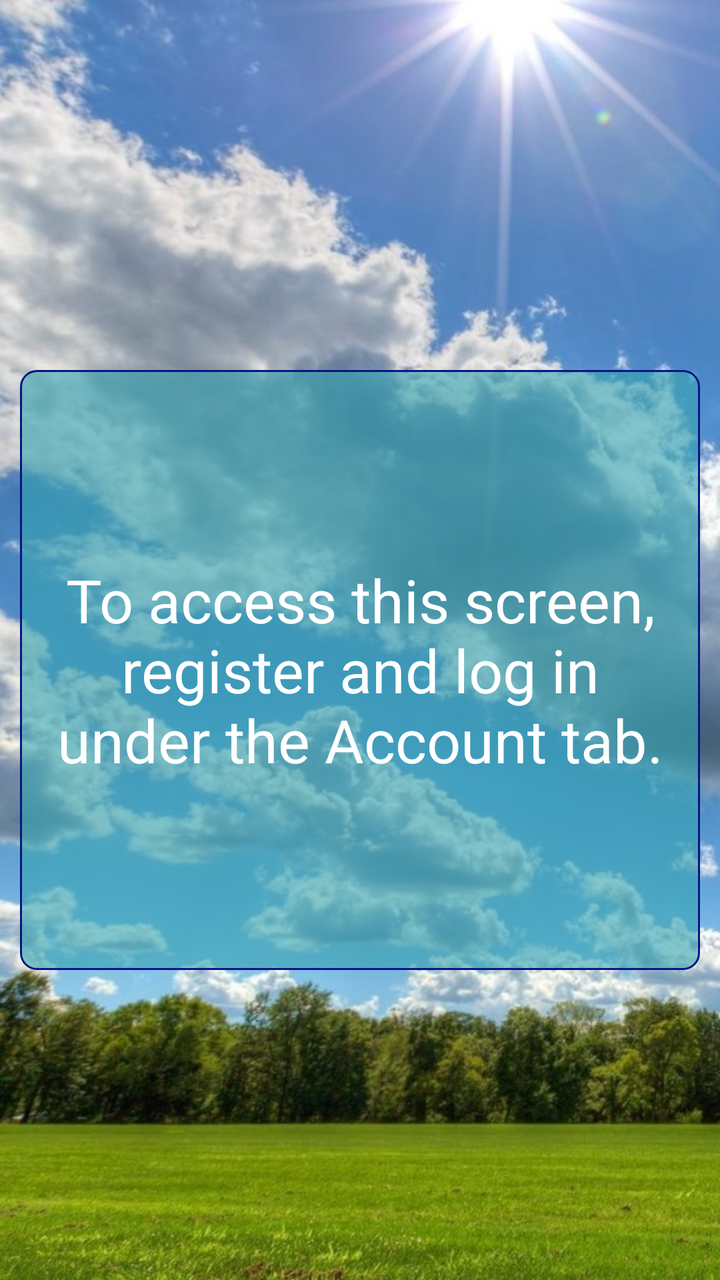
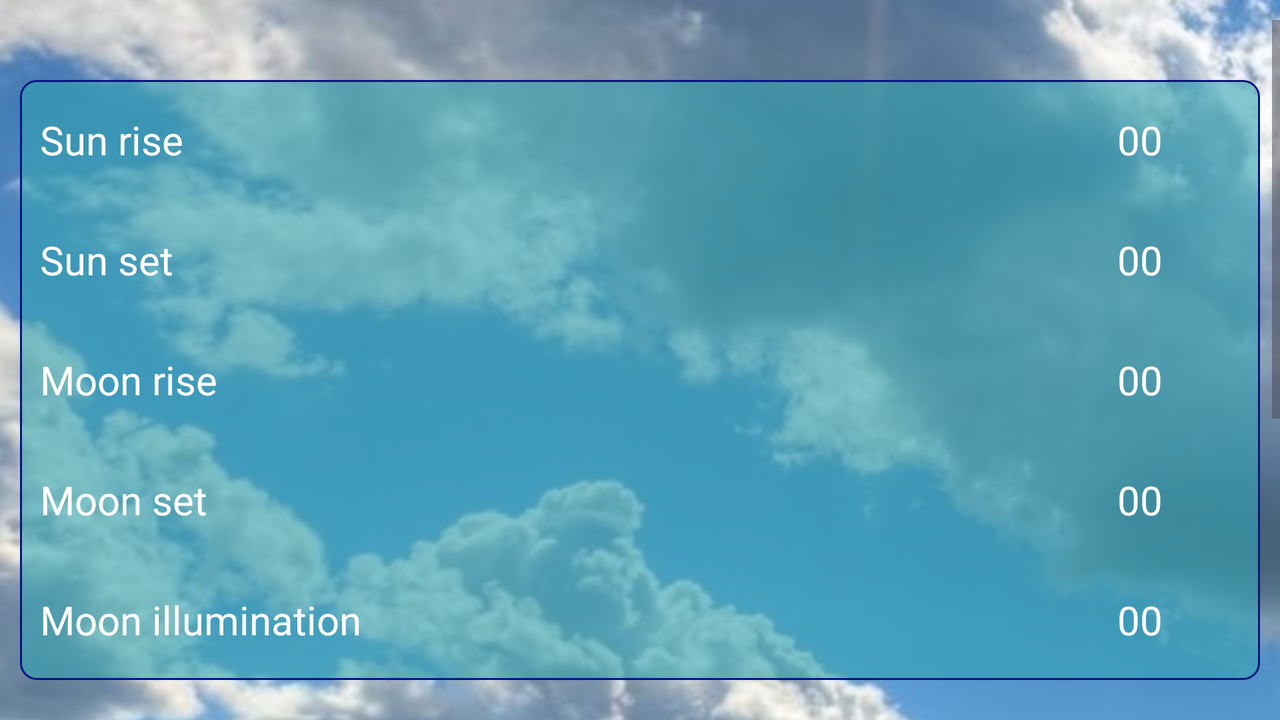

The same Android screen from two of the app's own layout files: first res/layout/ as a phone draws it, then the repository's variant for another configuration, drawn on a device whose configuration selects that folder. Both files follow.
<!-- AndroidManifest.xml: application theme Theme.WeatherAppDiplom -->
<!-- res/layout/fragment_astro.xml -->
<?xml version="1.0" encoding="utf-8"?>
<androidx.constraintlayout.widget.ConstraintLayout xmlns:android="http://schemas.android.com/apk/res/android"
    xmlns:app="http://schemas.android.com/apk/res-auto"
    xmlns:tools="http://schemas.android.com/tools"
    android:layout_width="match_parent"
    android:layout_height="match_parent"
    android:background="@drawable/background_weather_day"
    tools:context=".ui.AstroFragment">

    <TextView
        android:id="@+id/moonHelper"
        android:layout_width="wrap_content"
        android:layout_height="wrap_content"
        android:visibility="gone"
        app:layout_constraintEnd_toEndOf="parent"
        app:layout_constraintTop_toTopOf="parent"
        tools:text="222" />

    <FrameLayout
        android:id="@+id/frame_layout_top"
        style="@style/data_card"
        android:layout_width="match_parent"
        android:layout_height="300dp"
        android:visibility="gone"
        app:layout_constraintEnd_toEndOf="parent"
        app:layout_constraintStart_toStartOf="parent"
        app:layout_constraintTop_toTopOf="parent">

        <FrameLayout
            android:id="@+id/info_frame_top"
            android:layout_width="match_parent"
            android:layout_height="match_parent"
            android:visibility="gone">

            <LinearLayout
                android:layout_width="match_parent"
                android:layout_height="match_parent"
                android:orientation="vertical">

                <FrameLayout
                    android:layout_width="match_parent"
                    android:layout_height="wrap_content"
                    android:layout_weight="1">

                    <TextView
                        style="@style/parameter_name"
                        android:layout_width="wrap_content"
                        android:layout_height="wrap_content"
                        android:text="@string/sun_rise" />

                    <TextView
                        android:id="@+id/sun_rise_value"
                        style="@style/parameter_value"
                        android:layout_width="100dp"
                        android:layout_height="wrap_content"
                        tools:text="00" />

                </FrameLayout>

                <FrameLayout
                    android:layout_width="match_parent"
                    android:layout_height="wrap_content"
                    android:layout_weight="1">

                    <TextView
                        style="@style/parameter_name"
                        android:layout_width="wrap_content"
                        android:layout_height="wrap_content"
                        android:text="@string/sun_set" />

                    <TextView
                        android:id="@+id/sun_set_value"
                        style="@style/parameter_value"
                        android:layout_width="100dp"
                        android:layout_height="wrap_content"
                        tools:text="00" />

                </FrameLayout>

                <FrameLayout
                    android:layout_width="match_parent"
                    android:layout_height="wrap_content"
                    android:layout_weight="1">

                    <TextView
                        style="@style/parameter_name"
                        android:layout_width="wrap_content"
                        android:layout_height="wrap_content"
                        android:text="@string/moon_rise" />

                    <TextView
                        android:id="@+id/moon_rise_value"
                        style="@style/parameter_value"
                        android:layout_width="100dp"
                        android:layout_height="wrap_content"
                        tools:text="00" />

                </FrameLayout>

                <FrameLayout
                    android:layout_width="match_parent"
                    android:layout_height="wrap_content"
                    android:layout_weight="1">

                    <TextView
                        style="@style/parameter_name"
                        android:layout_width="wrap_content"
                        android:layout_height="wrap_content"
                        android:text="@string/moon_set" />

                    <TextView
                        android:id="@+id/moon_set_value"
                        style="@style/parameter_value"
                        android:layout_width="100dp"
                        android:layout_height="wrap_content"
                        tools:text="00" />

                </FrameLayout>

                <FrameLayout
                    android:layout_width="match_parent"
                    android:layout_height="wrap_content"
                    android:layout_weight="1">

                    <TextView
                        style="@style/parameter_name"
                        android:layout_width="wrap_content"
                        android:layout_height="wrap_content"
                        android:text="@string/moon_illumination" />

                    <TextView
                        android:id="@+id/moon_illumination_value"
                        style="@style/parameter_value"
                        android:layout_width="100dp"
                        android:layout_height="wrap_content"
                        tools:text="00" />

                </FrameLayout>
            </LinearLayout>
        </FrameLayout>

        <FrameLayout
            android:id="@+id/error_frame_top"
            android:layout_width="match_parent"
            android:layout_height="match_parent"
            android:visibility="gone">

            <ImageView
                android:layout_width="wrap_content"
                android:layout_height="wrap_content"
                android:layout_gravity="center"
                android:src="@drawable/ic_error_outline_96" />
        </FrameLayout>

        <ProgressBar
            android:id="@+id/progress_top"
            android:layout_width="wrap_content"
            android:layout_height="wrap_content"
            android:layout_gravity="center"
            android:indeterminateTint="@color/white"
            android:visibility="gone" />

        <FrameLayout
            android:id="@+id/error_internet_frame_top"
            android:layout_width="match_parent"
            android:layout_height="match_parent"
            android:visibility="gone">

            <ImageView
                android:layout_width="wrap_content"
                android:layout_height="wrap_content"
                android:layout_gravity="center"
                android:src="@drawable/ic_no_internet_96" />
        </FrameLayout>

    </FrameLayout>

    <FrameLayout
        android:id="@+id/frame_layout_bottom"
        style="@style/data_card"
        android:layout_width="match_parent"
        android:layout_height="220dp"
        android:visibility="gone"
        app:layout_constraintEnd_toEndOf="parent"
        app:layout_constraintStart_toStartOf="parent"
        app:layout_constraintTop_toBottomOf="@+id/frame_layout_top">

        <FrameLayout
            android:id="@+id/info_frame_bottom"
            android:layout_width="match_parent"
            android:layout_height="match_parent"
            android:visibility="gone">

            <TextView
                android:id="@+id/moon_phase_value"
                android:layout_width="match_parent"
                android:layout_height="wrap_content"
                android:layout_marginTop="@dimen/common_spacing"
                android:gravity="center"
                android:textColor="@color/white"
                android:textSize="30sp"
                android:textStyle="italic"
                tools:text="Значение Фазы" />

            <ImageView
                android:id="@+id/moon_phase_image"
                android:layout_width="100dp"
                android:layout_height="100dp"
                android:layout_gravity="center|bottom"
                android:layout_marginBottom="@dimen/large_spacing"
                android:contentDescription="@string/moon_phase_description"
                tools:src="@drawable/waning_crescent" />

        </FrameLayout>

        <FrameLayout
            android:id="@+id/error_frame_bottom"
            android:layout_width="match_parent"
            android:layout_height="match_parent"
            android:visibility="gone">

            <TextView
                android:layout_width="wrap_content"
                android:layout_height="wrap_content"
                android:layout_gravity="center"
                android:layout_marginStart="@dimen/common_spacing"
                android:layout_marginEnd="@dimen/common_spacing"
                android:gravity="center"
                android:text="@string/error_city_name"
                android:textColor="@color/white"
                android:textSize="25sp" />

        </FrameLayout>

        <FrameLayout
            android:id="@+id/error_internet_frame_bottom"
            android:layout_width="match_parent"
            android:layout_height="match_parent"
            android:visibility="gone">

            <TextView
                android:layout_width="wrap_content"
                android:layout_height="wrap_content"
                android:layout_gravity="center"
                android:layout_marginStart="@dimen/common_spacing"
                android:layout_marginEnd="@dimen/common_spacing"
                android:gravity="center"
                android:text="@string/internet_error"
                android:textColor="@color/white"
                android:textSize="22sp" />
        </FrameLayout>

        <ProgressBar
            android:id="@+id/progress_bottom"
            android:layout_width="wrap_content"
            android:layout_height="wrap_content"
            android:layout_gravity="center"
            android:indeterminateTint="@color/white"
            android:visibility="gone" />

    </FrameLayout>

    <FrameLayout
        android:id="@+id/no_access_card_astro_fragment"
        style="@style/data_card"
        android:layout_width="match_parent"
        android:layout_height="300dp"
        android:visibility="visible"
        app:layout_constraintBottom_toBottomOf="parent"
        app:layout_constraintEnd_toEndOf="parent"
        app:layout_constraintStart_toStartOf="parent"
        app:layout_constraintTop_toTopOf="parent">

        <TextView
            android:layout_width="wrap_content"
            android:layout_height="wrap_content"
            android:layout_gravity="center"
            android:layout_marginStart="@dimen/common_spacing"
            android:layout_marginEnd="@dimen/common_spacing"
            android:gravity="center"
            android:text="@string/no_access_text"
            android:textColor="@color/white"
            android:textSize="30sp" />
    </FrameLayout>

</androidx.constraintlayout.widget.ConstraintLayout>
<!-- resources referenced by this layout -->
<resources>
  <color name="white">#FFFFFFFF</color>
  <dimen name="common_spacing">10dp</dimen>
  <dimen name="large_spacing">30dp</dimen>
  <!-- drawable background_weather_day: jpg bitmap (drawable, 129926 bytes) -->
  <!-- drawable ic_error_outline_96 (drawable) -->
  <vector android:height="96dp" android:tint="#FFFFFF"
      android:viewportHeight="24" android:viewportWidth="24"
      android:width="96dp" xmlns:android="http://schemas.android.com/apk/res/android">
      <path android:fillColor="@android:color/white" android:pathData="M11,15h2v2h-2zM11,7h2v6h-2zM11.99,2C6.47,2 2,6.48 2,12s4.47,10 9.99,10C17.52,22 22,17.52 22,12S17.52,2 11.99,2zM12,20c-4.42,0 -8,-3.58 -8,-8s3.58,-8 8,-8 8,3.58 8,8 -3.58,8 -8,8z"/>
  </vector>
  <!-- drawable ic_no_internet_96 (drawable) -->
  <vector android:height="96dp" android:tint="#FFFFFF"
      android:viewportHeight="24" android:viewportWidth="24"
      android:width="96dp" xmlns:android="http://schemas.android.com/apk/res/android">
      <path android:fillColor="@android:color/white" android:pathData="M24,8.98C20.93,5.9 16.69,4 12,4C7.31,4 3.07,5.9 0,8.98L12,21v-9h8.99L24,8.98zM19.59,14l-2.09,2.09L15.41,14L14,15.41l2.09,2.09L14,19.59L15.41,21l2.09,-2.08L19.59,21L21,19.59l-2.08,-2.09L21,15.41L19.59,14z"/>
  </vector>
  <string name="error_city_name">Incorrect city name! Try again!</string>
  <string name="internet_error">Houston, we have a problem! Looks like there is a problem with the internet!</string>
  <string name="moon_illumination">Moon illumination</string>
  <string name="moon_phase_description">Moon phase</string>
  <string name="moon_rise">Moon rise</string>
  <string name="moon_set">Moon set</string>
  <string name="no_access_text">To access this screen, register and log in under the Account tab.</string>
  <string name="sun_rise">Sun rise</string>
  <string name="sun_set">Sun set</string>
  <style name="data_card">
          <item name="android:layout_marginStart">@dimen/common_spacing</item>
          <item name="android:layout_marginTop">@dimen/large_spacing</item>
          <item name="android:layout_marginEnd">@dimen/common_spacing</item>
          <item name="android:background">@drawable/border</item>
      </style>
  <style name="parameter_name">
          <item name="android:textColor">@color/white</item>
          <item name="android:textSize">20sp</item>
          <item name="android:layout_gravity">start|center</item>
          <item name="android:layout_marginStart">@dimen/common_spacing</item>
      </style>
  <style name="parameter_value">
          <item name="android:textColor">@color/white</item>
          <item name="android:textSize">20sp</item>
          <item name="android:layout_gravity">end|center</item>
          <item name="android:gravity">center</item>
          <item name="android:layout_marginEnd">@dimen/common_spacing</item>
      </style>
  <style name="Theme.WeatherAppDiplom" parent="Base.Theme.WeatherAppDiplom" />
  <!-- drawable border (drawable) -->
  <?xml version="1.0" encoding="utf-8"?>
  <selector
  xmlns:android="http://schemas.android.com/apk/res/android">
  <item>
      <shape android:shape="rectangle">
          <solid android:color="@color/sea_transparent"/>
          <corners android:radius="8dp"/>
          <stroke android:width="1dp"
              android:color="@color/blue"/>
      </shape>
  </item>
  </selector>
  <style name="Base.Theme.WeatherAppDiplom" parent="Theme.Material3.DayNight.NoActionBar">
          
          
      </style>
  <color name="sea_transparent">#9934A4B3</color>
  <color name="blue">#081583</color>
</resources>
<!-- res/layout-land/fragment_astro.xml (the repository's variant of the layout above) -->
<!-- drawn on the phone turned sideways -->
<?xml version="1.0" encoding="utf-8"?>
<androidx.constraintlayout.widget.ConstraintLayout xmlns:android="http://schemas.android.com/apk/res/android"
    xmlns:app="http://schemas.android.com/apk/res-auto"
    xmlns:tools="http://schemas.android.com/tools"
    android:layout_width="match_parent"
    android:layout_height="match_parent"
    tools:context=".ui.AstroFragment">

    <ImageView
        android:layout_width="match_parent"
        android:layout_height="match_parent"
        android:scaleType="centerCrop"
        android:src="@drawable/background_weather_day" />

    <TextView
        android:id="@+id/moonHelper"
        android:layout_width="wrap_content"
        android:layout_height="wrap_content"
        android:visibility="gone"
        app:layout_constraintEnd_toEndOf="parent"
        app:layout_constraintTop_toTopOf="parent"
        tools:text="222" />

    <ScrollView
        android:id="@+id/scroll_view"
        android:layout_width="match_parent"
        android:layout_height="0dp"
        android:layout_marginTop="@dimen/common_spacing"
        android:layout_marginBottom="@dimen/common_spacing"
        app:layout_constraintBottom_toBottomOf="parent"
        app:layout_constraintEnd_toEndOf="parent"
        app:layout_constraintStart_toStartOf="parent"
        app:layout_constraintTop_toTopOf="parent">

        <androidx.constraintlayout.widget.ConstraintLayout
            android:layout_width="match_parent"
            android:layout_height="wrap_content">

            <FrameLayout
                android:id="@+id/frame_layout_top"
                style="@style/data_card"
                android:layout_width="match_parent"
                android:layout_height="300dp"
                android:visibility="visible"
                app:layout_constraintEnd_toEndOf="parent"
                app:layout_constraintStart_toStartOf="parent"
                app:layout_constraintTop_toTopOf="parent">

                <FrameLayout
                    android:id="@+id/info_frame_top"
                    android:layout_width="match_parent"
                    android:layout_height="match_parent"
                    android:visibility="visible">

                    <LinearLayout
                        android:layout_width="match_parent"
                        android:layout_height="match_parent"
                        android:orientation="vertical">

                        <FrameLayout
                            android:layout_width="match_parent"
                            android:layout_height="wrap_content"
                            android:layout_weight="1">

                            <TextView
                                style="@style/parameter_name"
                                android:layout_width="wrap_content"
                                android:layout_height="wrap_content"
                                android:text="@string/sun_rise" />

                            <TextView
                                android:id="@+id/sun_rise_value"
                                style="@style/parameter_value"
                                android:layout_width="100dp"
                                android:layout_height="wrap_content"
                                tools:text="00" />

                        </FrameLayout>

                        <FrameLayout
                            android:layout_width="match_parent"
                            android:layout_height="wrap_content"
                            android:layout_weight="1">

                            <TextView
                                style="@style/parameter_name"
                                android:layout_width="wrap_content"
                                android:layout_height="wrap_content"
                                android:text="@string/sun_set" />

                            <TextView
                                android:id="@+id/sun_set_value"
                                style="@style/parameter_value"
                                android:layout_width="100dp"
                                android:layout_height="wrap_content"
                                tools:text="00" />

                        </FrameLayout>

                        <FrameLayout
                            android:layout_width="match_parent"
                            android:layout_height="wrap_content"
                            android:layout_weight="1">

                            <TextView
                                style="@style/parameter_name"
                                android:layout_width="wrap_content"
                                android:layout_height="wrap_content"
                                android:text="@string/moon_rise" />

                            <TextView
                                android:id="@+id/moon_rise_value"
                                style="@style/parameter_value"
                                android:layout_width="100dp"
                                android:layout_height="wrap_content"
                                tools:text="00" />

                        </FrameLayout>

                        <FrameLayout
                            android:layout_width="match_parent"
                            android:layout_height="wrap_content"
                            android:layout_weight="1">

                            <TextView
                                style="@style/parameter_name"
                                android:layout_width="wrap_content"
                                android:layout_height="wrap_content"
                                android:text="@string/moon_set" />

                            <TextView
                                android:id="@+id/moon_set_value"
                                style="@style/parameter_value"
                                android:layout_width="100dp"
                                android:layout_height="wrap_content"
                                tools:text="00" />

                        </FrameLayout>

                        <FrameLayout
                            android:layout_width="match_parent"
                            android:layout_height="wrap_content"
                            android:layout_weight="1">

                            <TextView
                                style="@style/parameter_name"
                                android:layout_width="wrap_content"
                                android:layout_height="wrap_content"
                                android:text="@string/moon_illumination" />

                            <TextView
                                android:id="@+id/moon_illumination_value"
                                style="@style/parameter_value"
                                android:layout_width="100dp"
                                android:layout_height="wrap_content"
                                tools:text="00" />

                        </FrameLayout>
                    </LinearLayout>
                </FrameLayout>

                <FrameLayout
                    android:id="@+id/error_frame_top"
                    android:layout_width="match_parent"
                    android:layout_height="match_parent"
                    android:visibility="gone">

                    <ImageView
                        android:layout_width="wrap_content"
                        android:layout_height="wrap_content"
                        android:layout_gravity="center"
                        android:src="@drawable/ic_error_outline_96" />
                </FrameLayout>

                <ProgressBar
                    android:id="@+id/progress_top"
                    android:layout_width="wrap_content"
                    android:layout_height="wrap_content"
                    android:layout_gravity="center"
                    android:indeterminateTint="@color/white"
                    android:visibility="gone" />

                <FrameLayout
                    android:id="@+id/error_internet_frame_top"
                    android:layout_width="match_parent"
                    android:layout_height="match_parent"
                    android:visibility="gone">

                    <ImageView
                        android:layout_width="wrap_content"
                        android:layout_height="wrap_content"
                        android:layout_gravity="center"
                        android:src="@drawable/ic_no_internet_96" />
                </FrameLayout>

            </FrameLayout>

            <FrameLayout
                android:id="@+id/frame_layout_bottom"
                style="@style/data_card"
                android:layout_width="match_parent"
                android:layout_height="220dp"
                android:visibility="visible"
                app:layout_constraintEnd_toEndOf="parent"
                app:layout_constraintStart_toStartOf="parent"
                app:layout_constraintTop_toBottomOf="@+id/frame_layout_top">

                <FrameLayout
                    android:id="@+id/info_frame_bottom"
                    android:layout_width="match_parent"
                    android:layout_height="match_parent"
                    android:visibility="visible">

                    <TextView
                        android:id="@+id/moon_phase_value"
                        android:layout_width="match_parent"
                        android:layout_height="wrap_content"
                        android:layout_marginTop="@dimen/common_spacing"
                        android:gravity="center"
                        android:textColor="@color/white"
                        android:textSize="30sp"
                        android:textStyle="italic"
                        tools:text="Значение Фазы" />

                    <ImageView
                        android:id="@+id/moon_phase_image"
                        android:layout_width="100dp"
                        android:layout_height="100dp"
                        android:layout_gravity="center|bottom"
                        android:layout_marginBottom="@dimen/large_spacing"
                        android:contentDescription="@string/moon_phase_description"
                        tools:src="@drawable/waning_crescent" />

                </FrameLayout>

                <FrameLayout
                    android:id="@+id/error_frame_bottom"
                    android:layout_width="match_parent"
                    android:layout_height="match_parent"
                    android:visibility="gone">

                    <TextView
                        android:layout_width="wrap_content"
                        android:layout_height="wrap_content"
                        android:layout_gravity="center"
                        android:layout_marginStart="@dimen/common_spacing"
                        android:layout_marginEnd="@dimen/common_spacing"
                        android:gravity="center"
                        android:text="@string/error_city_name"
                        android:textColor="@color/white"
                        android:textSize="25sp" />

                </FrameLayout>

                <FrameLayout
                    android:id="@+id/error_internet_frame_bottom"
                    android:layout_width="match_parent"
                    android:layout_height="match_parent"
                    android:visibility="gone">

                    <TextView
                        android:layout_width="wrap_content"
                        android:layout_height="wrap_content"
                        android:layout_gravity="center"
                        android:layout_marginStart="@dimen/common_spacing"
                        android:layout_marginEnd="@dimen/common_spacing"
                        android:gravity="center"
                        android:text="@string/internet_error"
                        android:textColor="@color/white"
                        android:textSize="22sp" />
                </FrameLayout>

                <ProgressBar
                    android:id="@+id/progress_bottom"
                    android:layout_width="wrap_content"
                    android:layout_height="wrap_content"
                    android:layout_gravity="center"
                    android:indeterminateTint="@color/white"
                    android:visibility="gone" />

            </FrameLayout>

        </androidx.constraintlayout.widget.ConstraintLayout>
    </ScrollView>


    <FrameLayout
        android:id="@+id/no_access_card_astro_fragment"
        style="@style/data_card"
        android:layout_width="match_parent"
        android:layout_height="300dp"
        android:layout_marginTop="0dp"
        android:visibility="gone"
        app:layout_constraintBottom_toBottomOf="parent"
        app:layout_constraintEnd_toEndOf="parent"
        app:layout_constraintStart_toStartOf="parent"
        app:layout_constraintTop_toTopOf="parent">

        <TextView
            android:layout_width="wrap_content"
            android:layout_height="wrap_content"
            android:layout_gravity="center"
            android:layout_marginStart="@dimen/common_spacing"
            android:layout_marginEnd="@dimen/common_spacing"
            android:gravity="center"
            android:text="@string/no_access_text"
            android:textColor="@color/white"
            android:textSize="30sp" />
    </FrameLayout>

</androidx.constraintlayout.widget.ConstraintLayout>
